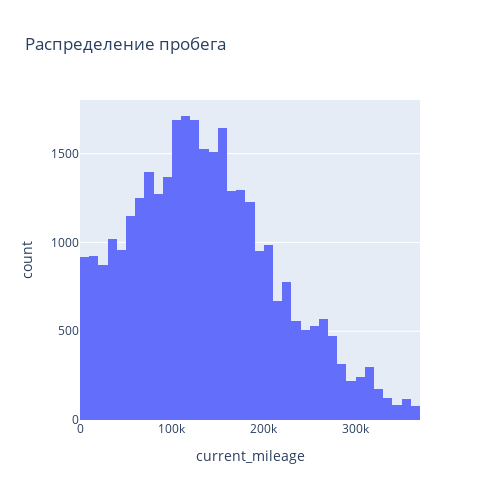

Write notebook code for a chart like this one.
### Code cell
fig2 = px.histogram(
    train_data,
    x='current_mileage',
    histfunc='count',
    nbins=40,
    #range_x=[0,90],
    height=500, width=500,
    title='Распределение пробега',
    #labels={'Age': 'Возраст, лет'}
    )
fig2.show()

### Figure 1 — Plotly figure (JSON) as saved in the notebook; plotly's stock layout.template omitted (floating-point values rounded to 4 significant figures; data arrays with more than 128 entries replaced by an {"elided": "..."} marker saying what was removed)
{"data": [{"alignmentgroup": "True", "bingroup": "x", "histfunc": "count", "hovertemplate": "current_mileage=%{x}<br>count=%{y}<extra></extra>", "legendgroup": "", "marker": {"color": "#636efa", "pattern": {"shape": ""}}, "name": "", "nbinsx": 40, "offsetgroup": "", "orientation": "v", "showlegend": false, "type": "histogram", "x": {"elided": "32389 int values"}, "xaxis": "x", "yaxis": "y"}], "layout": {"barmode": "relative", "height": 500, "legend": {"tracegroupgap": 0}, "title": {"text": "Распределение пробега"}, "width": 500, "xaxis": {"anchor": "y", "domain": [0, 1], "title": {"text": "current_mileage"}}, "yaxis": {"anchor": "x", "domain": [0, 1], "title": {"text": "count"}}}}
